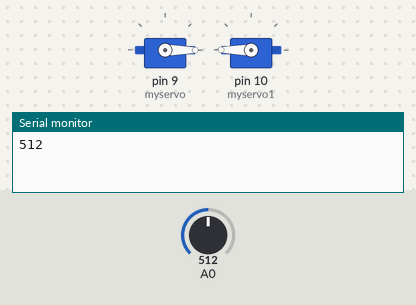
Bench run of a sketch on a simulated Arduino Uno, built with avr-gcc and run on an emulated ATmega328P. Shown: 2 × servo, the last lines printed to the serial monitor. The test bench sets the inputs (shaded band); at power-on: A0 = 512.

Above: at 0.8 s.
2.6 s: A0 set to 450
At 3.67 s:
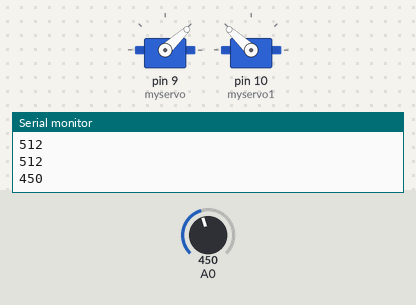
8.1 s: A0 set to 610
At 8.5 s:
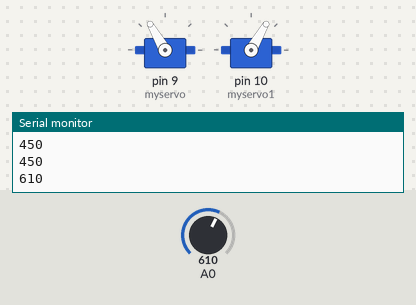
Timing chart, 0 to 17.6 s (numbered marks = the images above; inputs shaded):
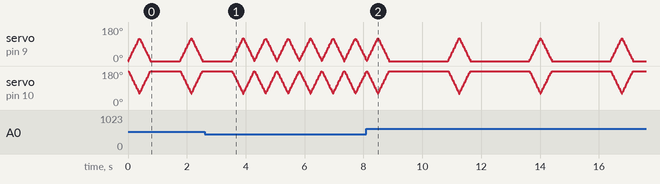

The sketch:

ardinoCODEforHELMETwiper.ino
```cpp
#include <Servo.h>
Servo myservo;
Servo myservo1;


int pos = 0;
int sensorValue = 0;


void setup() {
  Serial.begin(9600);
  myservo.attach(9);
  myservo1.attach(10);
}


void loop()
{
  sensorValue = analogRead(A0);
  Serial.println(sensorValue);

  if (sensorValue > 800) {
    myservo.write(0);
    myservo1.write(180);
    delay(1000);
  }

  if (sensorValue <= 800 && sensorValue > 600)
  {
    for (pos = 0; pos <= 120; pos += 1)
    {
      myservo.write(pos);
      myservo1.write(180-pos);
      delay(3);
    }
    for (pos = 120; pos >= 0; pos -= 1)
    {
      myservo.write(pos);
      myservo1.write(180-pos);
      delay(3);
    }
    delay(2000);
  }


  if (sensorValue <= 600 && sensorValue > 460)
  {
    for (pos = 0; pos <= 120; pos += 1)
    {
      myservo.write(pos);
      myservo1.write(180-pos);
      delay(3);
    }

    for (pos = 120; pos >= 0; pos -= 1)
    {
      myservo.write(pos);
      myservo1.write(180-pos);
      delay(3);
    }
    delay(1000);
  }


  if (sensorValue < 460) {
    for (pos = 0; pos <= 120; pos += 1)
    {
      myservo.write(pos);
      myservo1.write(180-pos);
      delay(3);
    }
    for (pos = 120; pos >= 0; pos -= 1)
    {
      myservo.write(pos);
      myservo1.write(180-pos);
      delay(3);
    }
    delay(1);
  }
}
```
